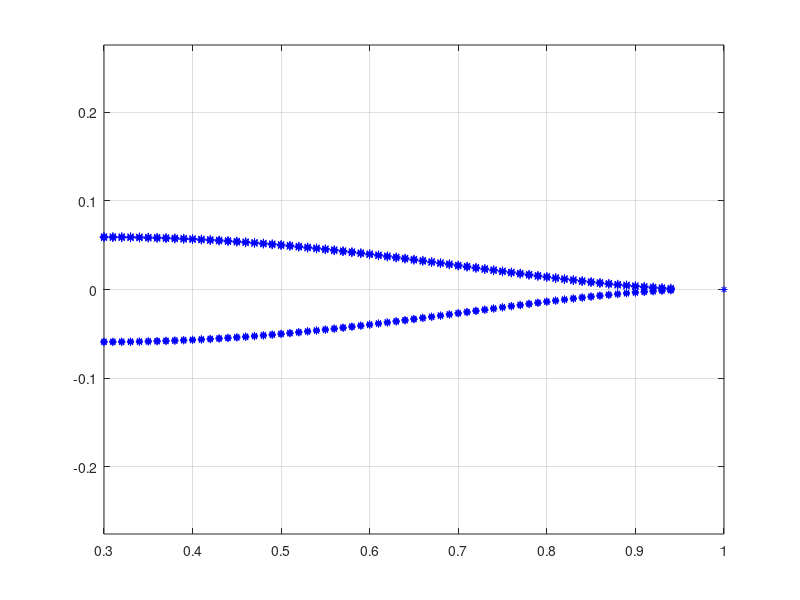

Recreate this plot in MATLAB.
clear
clc
dataUpper3=csvread('Upper3.csv');
dataLower3=csvread('Lower3.csv');
% Odd columns are x-coordinates
% Even columns are y-coordinates
xUpper3=dataUpper3(:,1:2:end);yUpper3=dataUpper3(:,2:2:end);
xUpper3=reshape(xUpper3,1,numel(xUpper3));
yUpper3=reshape(yUpper3,1,numel(yUpper3));
xLower3=dataLower3(:,1:2:end);yLower3=dataLower3(:,2:2:end);
xLower3=reshape(xLower3,1,numel(xLower3));
yLower3=reshape(yLower3,1,numel(yLower3));
MarkerSize=5;LineWidth=0.5;
plot(xUpper3,yUpper3,'b*',xLower3,yLower3,'b*','markersize',MarkerSize,...
    'linewidth',LineWidth);
xTip=1.0;yTip=0.0;
hold on
plot(xTip,yTip,'b*','markersize',MarkerSize,'linewidth',LineWidth);
grid on
axis equal 
axis tight





